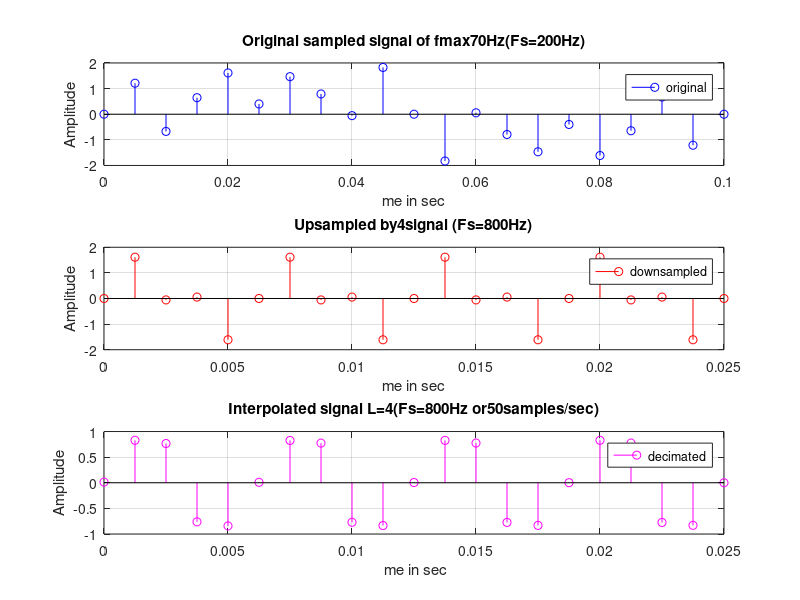
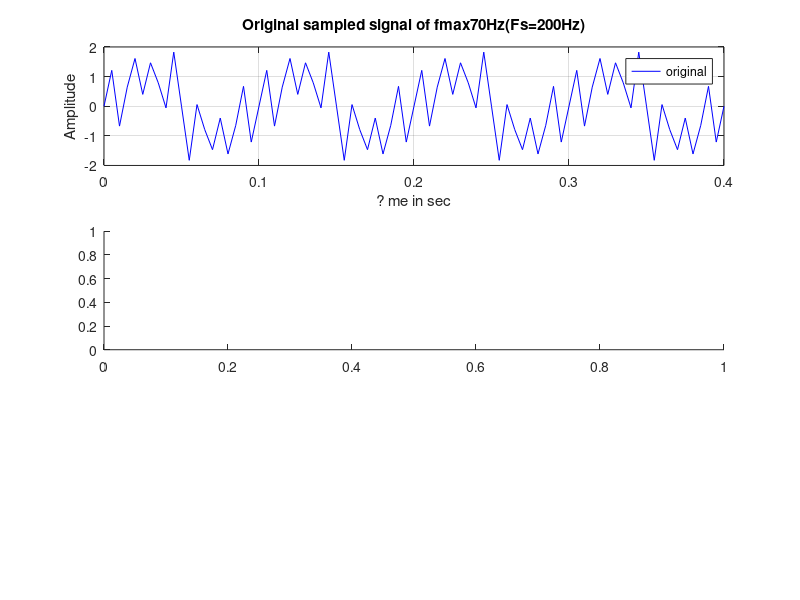

Write MATLAB code to recreate these figures, in order. (Note: this script raises an error after producing the figures.)
clc 
close all 
clear all 
Fs=200; 
fr=10; 
fmax=70; 
L=4; 
t=0:1/Fs:1-(1/Fs); 
Fs1=Fs.*L; 
x = sin(2*pi*150*t)+ sin(2*pi*250*t)+sin(2*pi*850*t)+sin(2*pi*100*t)+0.3.*sin(2*pi*150*t)+0.2.*sin(2*pi*180*t)+sin(2*pi*100*t)+0.3.*sin(2*pi*150*t)+0.2.*sin(2*pi*360*t)+sin(2*pi*fr*t)+sin(2*pi*fmax*t); 
xL=downsample(x,L); 
y=decimate(x,L); 
timewin=Fs/10;
t1=0:1/Fs1:1-(1/Fs1); 
timewin1=Fs1/10;
N=2048; 
f=-Fs/2:Fs/(N):(Fs/2-Fs/(N)); 
f1=-Fs1/2:Fs1/(N):(Fs1/2-Fs1/(N)); 
figure, 
subplot(3,1,1), 
stem(t(1:timewin+1),x(1:timewin+1),'b'),title(strcat('Original sampled signal of fmax',num2str(fmax), 'Hz', '(Fs=',num2str(Fs),'Hz)')),xlabel('me in sec'), ylabel ('Amplitude'),grid on ,legend('original') 
subplot(3,1,2), 
stem(t1(1:timewin+1),xL(1:timewin+1),'r'),title(strcat('Upsampled by ',num2str(L),'signal (Fs=',num2str(Fs1),'Hz)')),xlabel('me in sec'), ylabel ('Amplitude'),grid on ,legend('downsampled') 
subplot(3,1,3), 
stem(t1(1:timewin+1),y(1:timewin+1),'m'),title(strcat('Interpolated signal L=',num2str(L),'(Fs=',num2str(Fs1),'Hz',' or ',num2str(length(y)),'samples/sec)')) ,xlabel(' me in sec'), ylabel ('Amplitude'),grid on ,legend('decimated') 
figure 
subplot(3,1,1), 
plot(t(1:timewin1+1),x(1:timewin1+1),'b'),title(strcat('Original sampled signal of fmax',num2str(fmax), 'Hz', '(Fs=',num2str(Fs),'Hz)')) ,xlabel('? me in sec'), ylabel ('Amplitude'),grid on ,legend('original') 
subplot(3,1,2), 
plot(t1(1:timewin1+1),xL(1:timewin1+1),'r'),title(strcat('Upsampled by',num2str(L),'signal (Fs=',num2str(Fs1),'Hz)')) ,xlabel(' me in sec'), ylabel ('Amplitude'),grid on ,legend('downsampled') 
subplot(3,1,3), 
plot(t1(1:timewin1+1),y(1:timewin1+1),'m'),title(strcat('Interpolated signal L=',num2str(L),'(Fs=',num2str(Fs1),'Hz',' or ',num2str(length(y)),'samples/sec)')) ,xlabel(' me in sec'), ylabel ('Amplitude'),grid on ,legend('decimated') 
figure, 
subplot(3,1,1) 
plot(f,fftshift(((abs(fft(x,N))./(N/16)))),'b'),title('spectrum of original signal'),grid on ,axis([-Fs/2 Fs/2 0 1]) 
subplot(3,1,2)
plot(f1,fftshift(((abs(fft(xL,N))./(N/16)))),'r'),title('spectrum of upsampled signal by 2'),grid on,axis([-Fs1/2 Fs1/2 0 1])
subplot(3,1,3)
plot(f1,fftshift(((abs(fft(y,N)./(N/16))))),'m'),title('spectrum of Interpolated signal by 2'),grid on,axis([-Fs1/2 Fs1/2 0 2])